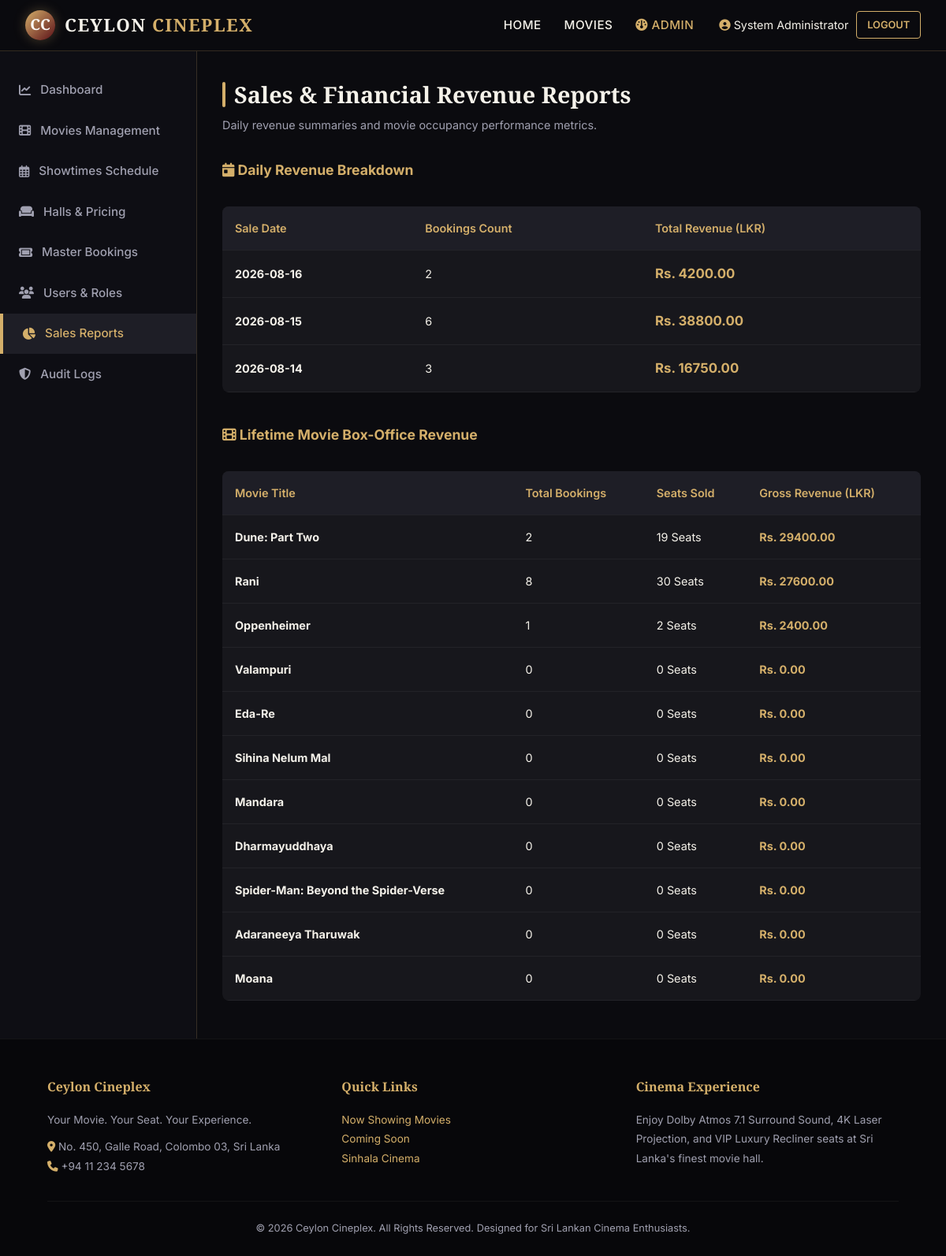
The page /admin/reports (signed in) on the database its author committed.
### tables this page shows
CREATE TABLE movies ( id INTEGER PRIMARY KEY AUTOINCREMENT, title VARCHAR(150) NOT NULL, title_sinhala VARCHAR(150), poster_url TEXT NOT NULL, backdrop_url TEXT, description TEXT, genre VARCHAR(100) NOT NULL, duration_mins INT NOT NULL, language VARCHAR(50) NOT NULL, country VARCHAR(50) DEFAULT 'Sri Lanka', release_date DATE, age_rating VARCHAR(10) DEFAULT 'PG-13', director VARCHAR(100), cast VARCHAR(255), trailer_url TEXT, status VARCHAR(20) DEFAULT 'NOW SHOWING', is_deleted INTEGER DEFAULT 0, created_at DATETIME DEFAULT CURRENT_TIMESTAMP );

### routes/admin.py (the view)
@admin_bp.route('/admin/reports')
@login_required
@role_required('ADMIN')
def reports():
    try:
        daily_sales = execute_query("""
            SELECT DATE(created_at) as sale_date, COUNT(*) as bookings_count, COALESCE(SUM(total_amount_lkr), 0) as revenue
            FROM bookings
            WHERE booking_status != 'CANCELLED'
            GROUP BY DATE(created_at)
            ORDER BY sale_date DESC
            LIMIT 14;
        """, fetchall=True) or []
        movie_stats = execute_query("""
            SELECT m.title, COUNT(DISTINCT b.id) as total_bookings, COUNT(bs.id) as total_tickets, COALESCE(SUM(bs.price_lkr), 0) as total_revenue
            FROM movies m
            LEFT JOIN showtimes st ON m.id = st.movie_id
            LEFT JOIN bookings b ON st.id = b.showtime_id AND b.booking_status != 'CANCELLED'
            LEFT JOIN booking_seats bs ON b.id = bs.booking_id
            WHERE m.is_deleted = 0
            GROUP BY m.id, m.title
            ORDER BY total_revenue DESC;
        """, fetchall=True) or []
        return render_template('admin/reports.html', daily_sales=daily_sales, movie_stats=movie_stats)
    except Exception as e:
        print(f"[Admin Reports Error]: {e}")
        flash(f"Reports notice: {str(e)}", "warning")
        return render_template('admin/reports.html', daily_sales=[], movie_stats=[])

### app.py (called while the page is built)
@app.context_processor
def inject_global_vars():
    return {
        'cinema_name': Config.CINEMA_NAME,
        'cinema_tagline': Config.CINEMA_TAGLINE,
        'cinema_address': Config.CINEMA_ADDRESS,
        'cinema_phone': Config.CINEMA_PHONE,
        'user_name': session.get('user_name'),
        'user_role': session.get('user_role', 'GUEST')
    }

### database/db.py (called while the page is built, shortened)
def _create_raw_connection():
    if Config.DB_TYPE == 'mysql':
        connection = pymysql.connect(
            host=Config.MYSQL_HOST,
            port=Config.MYSQL_PORT,
            user=Config.MYSQL_USER,
            password=Config.MYSQL_PASSWORD,
            database=Config.MYSQL_DB,
            autocommit=False,
            cursorclass=pymysql.cursors.DictCursor
        )
        return connection
    else:
        db_path = Config.SQLITE_DB_PATH
        os.makedirs(os.path.dirname(os.path.abspath(db_path)), exist_ok=True)
        base_db = os.path.join(os.path.dirname(os.path.dirname(__file__)), 'ceylon_cineplex.db')
        conn = sqlite3.connect(db_path, check_same_thread=False)
        conn.row_factory = sqlite3.Row
        conn.execute("PRAGMA foreign_keys = ON;")
        return conn

def get_db_connection():
    conn = _create_raw_connection()
    is_sqlite = Config.DB_TYPE != 'mysql'
    if is_sqlite:
        try:
            cur = conn.cursor()
            cur.execute("SELECT name FROM sqlite_master WHERE type='table' AND name='movies';")
            if not cur.fetchone():
                init_db(conn=conn)
        except Exception as ex:
            print(f"[!] SQLite schema check error: {ex}")
    return conn

### routes/auth.py (called while the page is built)
def login_required(f):
    @wraps(f)
    def decorated_function(*args, **kwargs):
        if 'user_id' not in session:
            flash("Please log in to access this page.", "warning")
            return redirect(url_for('auth.login', next=request.url))
        return f(*args, **kwargs)
    return decorated_function

### templates/admin/reports.html
{% extends "base.html" %}
{% block extra_css %}
<link rel="stylesheet" href="{{ url_for('static', filename='css/admin.css') }}">
{% endblock %}
{% block content %}
<div class="admin-container">
    <div class="admin-sidebar">
        <ul class="sidebar-menu">
            <li class="sidebar-item"><a href="{{ url_for('admin.dashboard') }}"><i class="fa-solid fa-chart-line"></i> Dashboard</a></li>
            <li class="sidebar-item"><a href="{{ url_for('admin.movies') }}"><i class="fa-solid fa-film"></i> Movies Management</a></li>
            <li class="sidebar-item"><a href="{{ url_for('admin.showtimes') }}"><i class="fa-regular fa-calendar-days"></i> Showtimes Schedule</a></li>
            <li class="sidebar-item"><a href="{{ url_for('admin.halls') }}"><i class="fa-solid fa-couch"></i> Halls & Pricing</a></li>
            <li class="sidebar-item"><a href="{{ url_for('admin.bookings') }}"><i class="fa-solid fa-ticket"></i> Master Bookings</a></li>
            <li class="sidebar-item"><a href="{{ url_for('admin.users') }}"><i class="fa-solid fa-users"></i> Users & Roles</a></li>
            <li class="sidebar-item active"><a href="{{ url_for('admin.reports') }}"><i class="fa-solid fa-chart-pie"></i> Sales Reports</a></li>
            <li class="sidebar-item"><a href="{{ url_for('admin.audit_logs') }}"><i class="fa-solid fa-shield-halved"></i> Audit Logs</a></li>
        </ul>
    </div>
    <div class="admin-main">
        <div style="margin-bottom: 2rem;">
            <h1 class="section-title">Sales & Financial Revenue Reports</h1>
            <p style="color: var(--text-muted); font-size: 0.9rem; margin-top: 4px;">Daily revenue summaries and movie occupancy performance metrics.</p>
        </div>
        <h3 style="color: var(--gold); font-size: 1.1rem; margin-bottom: 1rem;"><i class="fa-solid fa-calendar-day"></i> Daily Revenue Breakdown</h3>
        <div class="table-responsive" style="margin-bottom: 2.5rem;">
            <table class="table-custom">
                <thead>
                    <tr>
                        <th>Sale Date</th>
                        <th>Bookings Count</th>
                        <th>Total Revenue (LKR)</th>
                    </tr>
                </thead>
                <tbody>
                    {% for d in daily_sales %}
                        <tr>
                            <td><strong>{{ d.sale_date }}</strong></td>
                            <td>{{ d.bookings_count }}</td>
                            <td style="color: var(--gold); font-weight: bold; font-size: 1.05rem;">Rs. {{ "%.2f"|format(d.revenue | float) }}</td>
                        </tr>
                    {% endfor %}
                </tbody>
            </table>
        </div>
        <h3 style="color: var(--gold); font-size: 1.1rem; margin-bottom: 1rem;"><i class="fa-solid fa-film"></i> Lifetime Movie Box-Office Revenue</h3>
        <div class="table-responsive">
            <table class="table-custom">
                <thead>
                    <tr>
                        <th>Movie Title</th>
                        <th>Total Bookings</th>
                        <th>Seats Sold</th>
                        <th>Gross Revenue (LKR)</th>
                    </tr>
                </thead>
                <tbody>
                    {% for ms in movie_stats %}
                        <tr>
                            <td><strong>{{ ms.title }}</strong></td>
                            <td>{{ ms.total_bookings or 0 }}</td>
                            <td>{{ ms.total_tickets or 0 }} Seats</td>
                            <td style="color: var(--gold); font-weight: bold;">Rs. {{ "%.2f"|format((ms.total_revenue or 0) | float) }}</td>
                        </tr>
                    {% endfor %}
                </tbody>
            </table>
        </div>
    </div>
</div>
{% endblock %}

### static/css/style.css (style rules this page uses)
:root { --bg-dark: #0B0B0F; --bg-card: #17171C; --bg-surface: #1E1E26; --burgundy: #5B1018; --red-accent: #A51C30; --gold: #D4AF6A; --gold-hover: #E5C384; --text-primary: #F5F2EA; --text-muted: #A0A0B0; --border-color: rgba(212, 175, 106, 0.2); --font-heading: 'Cinzel', 'Playfair Display', Georgia, serif; --font-sans: 'Inter', -apple-system, BlinkMacSystemFont, 'Segoe UI', Roboto, sans-serif; }
* { margin: 0; padding: 0; box-sizing: border-box; }
body { background-color: var(--bg-dark); color: var(--text-primary); font-family: var(--font-sans); line-height: 1.6; min-height: 100vh; display: flex; flex-direction: column; overflow-x: hidden; }
a { color: var(--gold); text-decoration: none; transition: color 0.3s ease; }
.section-title { font-family: var(--font-heading); font-size: 1.8rem; color: var(--text-primary); position: relative; padding-left: 15px; }
.section-title::before { content: ''; position: absolute; left: 0; top: 15%; height: 70%; width: 4px; background: var(--gold); border-radius: 2px; }
.table-responsive { width: 100%; overflow-x: auto; -webkit-overflow-scrolling: touch; margin-top: 1rem; margin-bottom: 1rem; border-radius: 8px; }

### static/css/admin.css (style rules this page uses)
.admin-container { display: flex; min-height: calc(100vh - 70px); }
.admin-sidebar { width: 250px; background: #0E0E14; border-right: 1px solid var(--border-color); padding: 1.5rem 0; flex-shrink: 0; }
.sidebar-menu { list-style: none; }
.sidebar-item a { display: flex; align-items: center; gap: 12px; padding: 0.85rem 1.5rem; color: var(--text-muted); font-size: 0.95rem; font-weight: 500; transition: all 0.2s ease; }
.sidebar-item.active a, .sidebar-item a:hover { background: var(--bg-surface); color: var(--gold); border-left: 4px solid var(--gold); }
.admin-main { flex-grow: 1; padding: 2rem; background: var(--bg-dark); overflow-y: auto; }
.table-custom { width: 100%; border-collapse: collapse; margin-top: 1rem; background: var(--bg-card); border-radius: 8px; overflow: hidden; }
.table-custom th, .table-custom td { padding: 1rem; text-align: left; border-bottom: 1px solid rgba(255, 255, 255, 0.05); font-size: 0.9rem; }
.table-custom th { background: var(--bg-surface); color: var(--gold); font-weight: 600; }

### rows shown on the page
movies: title "Dune: Part Two", total_bookings "2", total_tickets "19", total_revenue "29400.00"
movies: title "Rani", total_bookings "8", total_tickets "30", total_revenue "27600.00"
movies: title "Oppenheimer", total_bookings "1", total_tickets "2", total_revenue "2400.00"
movies: title "Valampuri", is_deleted "0", is_deleted "0.00"
movies: title "Eda-Re", is_deleted "0", is_deleted "0.00"
movies: title "Sihina Nelum Mal", is_deleted "0", is_deleted "0.00"
movies: title "Mandara", is_deleted "0", is_deleted "0.00"
movies: title "Dharmayuddhaya", is_deleted "0", is_deleted "0.00"
movies: title "Spider-Man: Beyond the Spider-Verse", is_deleted "0", is_deleted "0.00"
movies: title "Adaraneeya Tharuwak", is_deleted "0", is_deleted "0.00"
movies: title "Moana", is_deleted "0", is_deleted "0.00"

### other values the page prints
{{ session.user_name }} "System Administrator"
{{ d.sale_date }} "2026-08-16" "2026-08-15" "2026-08-14"
{{ d.bookings_count }} "2" "6" "3"
{{ "%.2f"|format(d.revenue | float) }} "4200.00" "38800.00" "16750.00"
{{ cinema_tagline }} "Your Movie. Your Seat. Your Experience."
{{ cinema_address }} "No. 450, Galle Road, Colombo 03, Sri Lanka"
{{ cinema_phone }} "+94 11 234 5678"
{{ cinema_name }} "Ceylon Cineplex"
